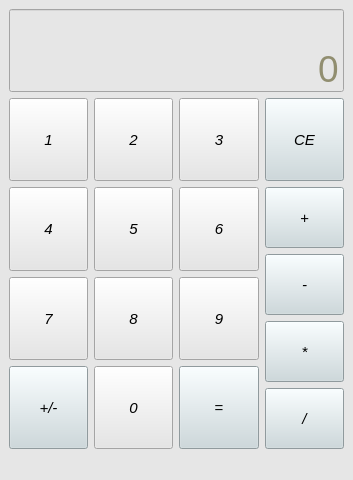
<?xml version="1.0" encoding="UTF-8"?>
<ui version="4.0">
 <class>MainWindow</class>
 <widget class="QMainWindow" name="MainWindow">
  <property name="geometry">
   <rect>
    <x>0</x>
    <y>0</y>
    <width>353</width>
    <height>480</height>
   </rect>
  </property>
  <property name="font">
   <font>
    <pointsize>11</pointsize>
   </font>
  </property>
  <property name="windowTitle">
   <string>Calculator</string>
  </property>
  <property name="styleSheet">
   <string notr="true">background-color:rgb(230, 230, 230);
color: rgb(0, 0, 0)</string>
  </property>
  <widget class="QWidget" name="centralwidget">
   <layout class="QGridLayout" name="gridLayout_2">
    <item row="0" column="0">
     <layout class="QGridLayout" name="gridLayout">
      <item row="3" column="0">
       <widget class="QPushButton" name="num7">
        <property name="sizePolicy">
         <sizepolicy hsizetype="Expanding" vsizetype="Expanding">
          <horstretch>0</horstretch>
          <verstretch>0</verstretch>
         </sizepolicy>
        </property>
        <property name="minimumSize">
         <size>
          <width>20</width>
          <height>20</height>
         </size>
        </property>
        <property name="font">
         <font>
          <pointsize>11</pointsize>
          <weight>50</weight>
          <italic>true</italic>
          <bold>false</bold>
          <underline>false</underline>
          <stylestrategy>PreferDefault</stylestrategy>
         </font>
        </property>
        <property name="text">
         <string>7</string>
        </property>
       </widget>
      </item>
      <item row="4" column="1">
       <widget class="QPushButton" name="num0">
        <property name="sizePolicy">
         <sizepolicy hsizetype="Expanding" vsizetype="Expanding">
          <horstretch>0</horstretch>
          <verstretch>0</verstretch>
         </sizepolicy>
        </property>
        <property name="minimumSize">
         <size>
          <width>20</width>
          <height>20</height>
         </size>
        </property>
        <property name="font">
         <font>
          <pointsize>11</pointsize>
          <weight>50</weight>
          <italic>true</italic>
          <bold>false</bold>
          <underline>false</underline>
          <stylestrategy>PreferDefault</stylestrategy>
         </font>
        </property>
        <property name="text">
         <string>0</string>
        </property>
       </widget>
      </item>
      <item row="2" column="0">
       <widget class="QPushButton" name="num4">
        <property name="sizePolicy">
         <sizepolicy hsizetype="Expanding" vsizetype="Expanding">
          <horstretch>0</horstretch>
          <verstretch>0</verstretch>
         </sizepolicy>
        </property>
        <property name="minimumSize">
         <size>
          <width>20</width>
          <height>20</height>
         </size>
        </property>
        <property name="font">
         <font>
          <pointsize>11</pointsize>
          <weight>50</weight>
          <italic>true</italic>
          <bold>false</bold>
          <underline>false</underline>
          <stylestrategy>PreferDefault</stylestrategy>
         </font>
        </property>
        <property name="text">
         <string>4</string>
        </property>
       </widget>
      </item>
      <item row="1" column="3">
       <widget class="QPushButton" name="CE">
        <property name="sizePolicy">
         <sizepolicy hsizetype="Expanding" vsizetype="Expanding">
          <horstretch>0</horstretch>
          <verstretch>0</verstretch>
         </sizepolicy>
        </property>
        <property name="minimumSize">
         <size>
          <width>20</width>
          <height>20</height>
         </size>
        </property>
        <property name="font">
         <font>
          <pointsize>11</pointsize>
          <weight>50</weight>
          <italic>true</italic>
          <bold>false</bold>
          <underline>false</underline>
          <stylestrategy>PreferDefault</stylestrategy>
         </font>
        </property>
        <property name="styleSheet">
         <string notr="true">background-color: rgb(202, 216, 220);</string>
        </property>
        <property name="text">
         <string>CE</string>
        </property>
       </widget>
      </item>
      <item row="2" column="1">
       <widget class="QPushButton" name="num5">
        <property name="sizePolicy">
         <sizepolicy hsizetype="Expanding" vsizetype="Expanding">
          <horstretch>0</horstretch>
          <verstretch>0</verstretch>
         </sizepolicy>
        </property>
        <property name="minimumSize">
         <size>
          <width>20</width>
          <height>20</height>
         </size>
        </property>
        <property name="font">
         <font>
          <pointsize>11</pointsize>
          <weight>50</weight>
          <italic>true</italic>
          <bold>false</bold>
          <underline>false</underline>
          <stylestrategy>PreferDefault</stylestrategy>
         </font>
        </property>
        <property name="text">
         <string>5</string>
        </property>
       </widget>
      </item>
      <item row="1" column="2">
       <widget class="QPushButton" name="num3">
        <property name="sizePolicy">
         <sizepolicy hsizetype="Expanding" vsizetype="Expanding">
          <horstretch>0</horstretch>
          <verstretch>0</verstretch>
         </sizepolicy>
        </property>
        <property name="minimumSize">
         <size>
          <width>20</width>
          <height>20</height>
         </size>
        </property>
        <property name="font">
         <font>
          <pointsize>11</pointsize>
          <weight>50</weight>
          <italic>true</italic>
          <bold>false</bold>
          <underline>false</underline>
          <stylestrategy>PreferDefault</stylestrategy>
         </font>
        </property>
        <property name="text">
         <string>3</string>
        </property>
       </widget>
      </item>
      <item row="1" column="0">
       <widget class="QPushButton" name="num1">
        <property name="sizePolicy">
         <sizepolicy hsizetype="Expanding" vsizetype="Expanding">
          <horstretch>0</horstretch>
          <verstretch>0</verstretch>
         </sizepolicy>
        </property>
        <property name="minimumSize">
         <size>
          <width>20</width>
          <height>20</height>
         </size>
        </property>
        <property name="font">
         <font>
          <pointsize>11</pointsize>
          <weight>50</weight>
          <italic>true</italic>
          <bold>false</bold>
          <underline>false</underline>
          <stylestrategy>PreferDefault</stylestrategy>
         </font>
        </property>
        <property name="text">
         <string>1</string>
        </property>
       </widget>
      </item>
      <item row="4" column="2">
       <widget class="QPushButton" name="button_equal">
        <property name="sizePolicy">
         <sizepolicy hsizetype="Expanding" vsizetype="Expanding">
          <horstretch>0</horstretch>
          <verstretch>0</verstretch>
         </sizepolicy>
        </property>
        <property name="minimumSize">
         <size>
          <width>20</width>
          <height>20</height>
         </size>
        </property>
        <property name="font">
         <font>
          <pointsize>11</pointsize>
          <weight>50</weight>
          <italic>false</italic>
          <bold>false</bold>
          <underline>false</underline>
          <stylestrategy>PreferDefault</stylestrategy>
         </font>
        </property>
        <property name="styleSheet">
         <string notr="true">background-color: rgb(202, 216, 220);</string>
        </property>
        <property name="text">
         <string>=</string>
        </property>
       </widget>
      </item>
      <item row="2" column="3" rowspan="3">
       <layout class="QVBoxLayout" name="verticalLayout">
        <item>
         <widget class="QPushButton" name="num_plus">
          <property name="sizePolicy">
           <sizepolicy hsizetype="Expanding" vsizetype="Expanding">
            <horstretch>0</horstretch>
            <verstretch>0</verstretch>
           </sizepolicy>
          </property>
          <property name="minimumSize">
           <size>
            <width>20</width>
            <height>20</height>
           </size>
          </property>
          <property name="font">
           <font>
            <pointsize>11</pointsize>
            <weight>50</weight>
            <italic>true</italic>
            <bold>false</bold>
            <underline>false</underline>
            <stylestrategy>PreferDefault</stylestrategy>
           </font>
          </property>
          <property name="styleSheet">
           <string notr="true">background-color: rgb(202, 216, 220);</string>
          </property>
          <property name="text">
           <string>+</string>
          </property>
         </widget>
        </item>
        <item>
         <widget class="QPushButton" name="num_min">
          <property name="sizePolicy">
           <sizepolicy hsizetype="Expanding" vsizetype="Expanding">
            <horstretch>0</horstretch>
            <verstretch>0</verstretch>
           </sizepolicy>
          </property>
          <property name="minimumSize">
           <size>
            <width>20</width>
            <height>20</height>
           </size>
          </property>
          <property name="font">
           <font>
            <pointsize>11</pointsize>
            <weight>50</weight>
            <italic>true</italic>
            <bold>false</bold>
            <underline>false</underline>
            <stylestrategy>PreferDefault</stylestrategy>
           </font>
          </property>
          <property name="styleSheet">
           <string notr="true">background-color: rgb(202, 216, 220);</string>
          </property>
          <property name="text">
           <string>-</string>
          </property>
         </widget>
        </item>
        <item>
         <widget class="QPushButton" name="num_num">
          <property name="sizePolicy">
           <sizepolicy hsizetype="Expanding" vsizetype="Expanding">
            <horstretch>0</horstretch>
            <verstretch>0</verstretch>
           </sizepolicy>
          </property>
          <property name="minimumSize">
           <size>
            <width>20</width>
            <height>20</height>
           </size>
          </property>
          <property name="font">
           <font>
            <pointsize>11</pointsize>
            <weight>50</weight>
            <italic>true</italic>
            <bold>false</bold>
            <underline>false</underline>
            <stylestrategy>PreferDefault</stylestrategy>
           </font>
          </property>
          <property name="styleSheet">
           <string notr="true">background-color: rgb(202, 216, 220);</string>
          </property>
          <property name="text">
           <string>*</string>
          </property>
         </widget>
        </item>
        <item>
         <widget class="QPushButton" name="num_del">
          <property name="sizePolicy">
           <sizepolicy hsizetype="Expanding" vsizetype="Expanding">
            <horstretch>0</horstretch>
            <verstretch>0</verstretch>
           </sizepolicy>
          </property>
          <property name="minimumSize">
           <size>
            <width>20</width>
            <height>20</height>
           </size>
          </property>
          <property name="font">
           <font>
            <pointsize>11</pointsize>
            <weight>50</weight>
            <italic>true</italic>
            <bold>false</bold>
            <underline>false</underline>
            <stylestrategy>PreferDefault</stylestrategy>
           </font>
          </property>
          <property name="styleSheet">
           <string notr="true">background-color: rgb(202, 216, 220);</string>
          </property>
          <property name="text">
           <string>/</string>
          </property>
         </widget>
        </item>
       </layout>
      </item>
      <item row="1" column="1">
       <widget class="QPushButton" name="num2">
        <property name="sizePolicy">
         <sizepolicy hsizetype="Expanding" vsizetype="Expanding">
          <horstretch>0</horstretch>
          <verstretch>0</verstretch>
         </sizepolicy>
        </property>
        <property name="minimumSize">
         <size>
          <width>20</width>
          <height>20</height>
         </size>
        </property>
        <property name="font">
         <font>
          <pointsize>11</pointsize>
          <weight>50</weight>
          <italic>true</italic>
          <bold>false</bold>
          <underline>false</underline>
          <stylestrategy>PreferDefault</stylestrategy>
         </font>
        </property>
        <property name="text">
         <string>2</string>
        </property>
       </widget>
      </item>
      <item row="3" column="1">
       <widget class="QPushButton" name="num8">
        <property name="sizePolicy">
         <sizepolicy hsizetype="Expanding" vsizetype="Expanding">
          <horstretch>0</horstretch>
          <verstretch>0</verstretch>
         </sizepolicy>
        </property>
        <property name="minimumSize">
         <size>
          <width>20</width>
          <height>20</height>
         </size>
        </property>
        <property name="font">
         <font>
          <pointsize>11</pointsize>
          <weight>50</weight>
          <italic>true</italic>
          <bold>false</bold>
          <underline>false</underline>
          <stylestrategy>PreferDefault</stylestrategy>
         </font>
        </property>
        <property name="text">
         <string>8</string>
        </property>
       </widget>
      </item>
      <item row="2" column="2">
       <widget class="QPushButton" name="num6">
        <property name="sizePolicy">
         <sizepolicy hsizetype="Expanding" vsizetype="Expanding">
          <horstretch>0</horstretch>
          <verstretch>0</verstretch>
         </sizepolicy>
        </property>
        <property name="minimumSize">
         <size>
          <width>20</width>
          <height>20</height>
         </size>
        </property>
        <property name="font">
         <font>
          <pointsize>11</pointsize>
          <weight>50</weight>
          <italic>true</italic>
          <bold>false</bold>
          <underline>false</underline>
          <stylestrategy>PreferDefault</stylestrategy>
         </font>
        </property>
        <property name="text">
         <string>6</string>
        </property>
       </widget>
      </item>
      <item row="4" column="0">
       <widget class="QPushButton" name="num_neg">
        <property name="sizePolicy">
         <sizepolicy hsizetype="Expanding" vsizetype="Expanding">
          <horstretch>0</horstretch>
          <verstretch>0</verstretch>
         </sizepolicy>
        </property>
        <property name="minimumSize">
         <size>
          <width>20</width>
          <height>20</height>
         </size>
        </property>
        <property name="font">
         <font>
          <pointsize>11</pointsize>
          <weight>50</weight>
          <italic>true</italic>
          <bold>false</bold>
          <underline>false</underline>
          <stylestrategy>PreferDefault</stylestrategy>
         </font>
        </property>
        <property name="styleSheet">
         <string notr="true">background-color: rgb(202, 216, 220);</string>
        </property>
        <property name="text">
         <string>+/-</string>
        </property>
       </widget>
      </item>
      <item row="3" column="2">
       <widget class="QPushButton" name="num9">
        <property name="sizePolicy">
         <sizepolicy hsizetype="Expanding" vsizetype="Expanding">
          <horstretch>0</horstretch>
          <verstretch>0</verstretch>
         </sizepolicy>
        </property>
        <property name="minimumSize">
         <size>
          <width>20</width>
          <height>20</height>
         </size>
        </property>
        <property name="font">
         <font>
          <pointsize>11</pointsize>
          <weight>50</weight>
          <italic>true</italic>
          <bold>false</bold>
          <underline>false</underline>
          <stylestrategy>PreferDefault</stylestrategy>
         </font>
        </property>
        <property name="text">
         <string>9</string>
        </property>
       </widget>
      </item>
      <item row="0" column="0" colspan="4">
       <widget class="QLineEdit" name="lineEdit">
        <property name="sizePolicy">
         <sizepolicy hsizetype="Expanding" vsizetype="Expanding">
          <horstretch>0</horstretch>
          <verstretch>0</verstretch>
         </sizepolicy>
        </property>
        <property name="font">
         <font>
          <pointsize>28</pointsize>
         </font>
        </property>
        <property name="styleSheet">
         <string notr="true">bakground-color:rgb(230, 230, 230);
color: rgb(145, 142, 112)</string>
        </property>
        <property name="text">
         <string>0</string>
        </property>
        <property name="alignment">
         <set>Qt::AlignBottom|Qt::AlignRight|Qt::AlignTrailing</set>
        </property>
       </widget>
      </item>
     </layout>
    </item>
   </layout>
  </widget>
  <widget class="QMenuBar" name="menubar">
   <property name="geometry">
    <rect>
     <x>0</x>
     <y>0</y>
     <width>353</width>
     <height>21</height>
    </rect>
   </property>
  </widget>
  <widget class="QStatusBar" name="statusbar"/>
 </widget>
 <resources/>
 <connections>
  <connection>
   <sender>num_neg</sender>
   <signal>clicked()</signal>
   <receiver>MainWindow</receiver>
   <slot>num_neg()</slot>
   <hints>
    <hint type="sourcelabel">
     <x>88</x>
     <y>444</y>
    </hint>
    <hint type="destinationlabel">
     <x>229</x>
     <y>372</y>
    </hint>
   </hints>
  </connection>
  <connection>
   <sender>CE</sender>
   <signal>clicked()</signal>
   <receiver>MainWindow</receiver>
   <slot>num_ce()</slot>
   <hints>
    <hint type="sourcelabel">
     <x>342</x>
     <y>195</y>
    </hint>
    <hint type="destinationlabel">
     <x>452</x>
     <y>139</y>
    </hint>
   </hints>
  </connection>
  <connection>
   <sender>num_plus</sender>
   <signal>clicked()</signal>
   <receiver>MainWindow</receiver>
   <slot>num_add()</slot>
   <hints>
    <hint type="sourcelabel">
     <x>341</x>
     <y>258</y>
    </hint>
    <hint type="destinationlabel">
     <x>444</x>
     <y>217</y>
    </hint>
   </hints>
  </connection>
  <connection>
   <sender>num_min</sender>
   <signal>clicked()</signal>
   <receiver>MainWindow</receiver>
   <slot>num_subtract()</slot>
   <hints>
    <hint type="sourcelabel">
     <x>341</x>
     <y>320</y>
    </hint>
    <hint type="destinationlabel">
     <x>391</x>
     <y>307</y>
    </hint>
   </hints>
  </connection>
  <connection>
   <sender>num_num</sender>
   <signal>clicked()</signal>
   <receiver>MainWindow</receiver>
   <slot>num_multiply()</slot>
   <hints>
    <hint type="sourcelabel">
     <x>341</x>
     <y>381</y>
    </hint>
    <hint type="destinationlabel">
     <x>391</x>
     <y>363</y>
    </hint>
   </hints>
  </connection>
  <connection>
   <sender>num_del</sender>
   <signal>clicked()</signal>
   <receiver>MainWindow</receiver>
   <slot>num_divide()</slot>
   <hints>
    <hint type="sourcelabel">
     <x>341</x>
     <y>443</y>
    </hint>
    <hint type="destinationlabel">
     <x>413</x>
     <y>382</y>
    </hint>
   </hints>
  </connection>
  <connection>
   <sender>button_equal</sender>
   <signal>clicked()</signal>
   <receiver>MainWindow</receiver>
   <slot>equal()</slot>
   <hints>
    <hint type="sourcelabel">
     <x>215</x>
     <y>396</y>
    </hint>
    <hint type="destinationlabel">
     <x>261</x>
     <y>445</y>
    </hint>
   </hints>
  </connection>
  <connection>
   <sender>num1</sender>
   <signal>clicked()</signal>
   <receiver>MainWindow</receiver>
   <slot>slot_universal()</slot>
   <hints>
    <hint type="sourcelabel">
     <x>48</x>
     <y>150</y>
    </hint>
    <hint type="destinationlabel">
     <x>87</x>
     <y>116</y>
    </hint>
   </hints>
  </connection>
  <connection>
   <sender>num2</sender>
   <signal>clicked()</signal>
   <receiver>MainWindow</receiver>
   <slot>slot_universal()</slot>
   <hints>
    <hint type="sourcelabel">
     <x>147</x>
     <y>151</y>
    </hint>
    <hint type="destinationlabel">
     <x>173</x>
     <y>117</y>
    </hint>
   </hints>
  </connection>
  <connection>
   <sender>num3</sender>
   <signal>clicked()</signal>
   <receiver>MainWindow</receiver>
   <slot>slot_universal()</slot>
   <hints>
    <hint type="sourcelabel">
     <x>226</x>
     <y>165</y>
    </hint>
    <hint type="destinationlabel">
     <x>261</x>
     <y>115</y>
    </hint>
   </hints>
  </connection>
  <connection>
   <sender>num4</sender>
   <signal>clicked()</signal>
   <receiver>MainWindow</receiver>
   <slot>slot_universal()</slot>
   <hints>
    <hint type="sourcelabel">
     <x>67</x>
     <y>225</y>
    </hint>
    <hint type="destinationlabel">
     <x>94</x>
     <y>198</y>
    </hint>
   </hints>
  </connection>
  <connection>
   <sender>num5</sender>
   <signal>clicked()</signal>
   <receiver>MainWindow</receiver>
   <slot>slot_universal()</slot>
   <hints>
    <hint type="sourcelabel">
     <x>128</x>
     <y>226</y>
    </hint>
    <hint type="destinationlabel">
     <x>178</x>
     <y>198</y>
    </hint>
   </hints>
  </connection>
  <connection>
   <sender>num6</sender>
   <signal>clicked()</signal>
   <receiver>MainWindow</receiver>
   <slot>slot_universal()</slot>
   <hints>
    <hint type="sourcelabel">
     <x>238</x>
     <y>244</y>
    </hint>
    <hint type="destinationlabel">
     <x>262</x>
     <y>202</y>
    </hint>
   </hints>
  </connection>
  <connection>
   <sender>num7</sender>
   <signal>clicked()</signal>
   <receiver>MainWindow</receiver>
   <slot>slot_universal()</slot>
   <hints>
    <hint type="sourcelabel">
     <x>73</x>
     <y>316</y>
    </hint>
    <hint type="destinationlabel">
     <x>85</x>
     <y>281</y>
    </hint>
   </hints>
  </connection>
  <connection>
   <sender>num8</sender>
   <signal>clicked()</signal>
   <receiver>MainWindow</receiver>
   <slot>slot_universal()</slot>
   <hints>
    <hint type="sourcelabel">
     <x>144</x>
     <y>331</y>
    </hint>
    <hint type="destinationlabel">
     <x>172</x>
     <y>283</y>
    </hint>
   </hints>
  </connection>
  <connection>
   <sender>num9</sender>
   <signal>clicked()</signal>
   <receiver>MainWindow</receiver>
   <slot>slot_universal()</slot>
   <hints>
    <hint type="sourcelabel">
     <x>206</x>
     <y>314</y>
    </hint>
    <hint type="destinationlabel">
     <x>260</x>
     <y>282</y>
    </hint>
   </hints>
  </connection>
  <connection>
   <sender>num0</sender>
   <signal>clicked()</signal>
   <receiver>MainWindow</receiver>
   <slot>slot_universal()</slot>
   <hints>
    <hint type="sourcelabel">
     <x>126</x>
     <y>385</y>
    </hint>
    <hint type="destinationlabel">
     <x>139</x>
     <y>364</y>
    </hint>
   </hints>
  </connection>
 </connections>
 <slots>
  <slot>num_neg()</slot>
  <slot>num_add()</slot>
  <slot>num_subtract()</slot>
  <slot>num_multiply()</slot>
  <slot>num_divide()</slot>
  <slot>num_ce()</slot>
  <slot>equal()</slot>
  <slot>slot_universal()</slot>
 </slots>
</ui>
